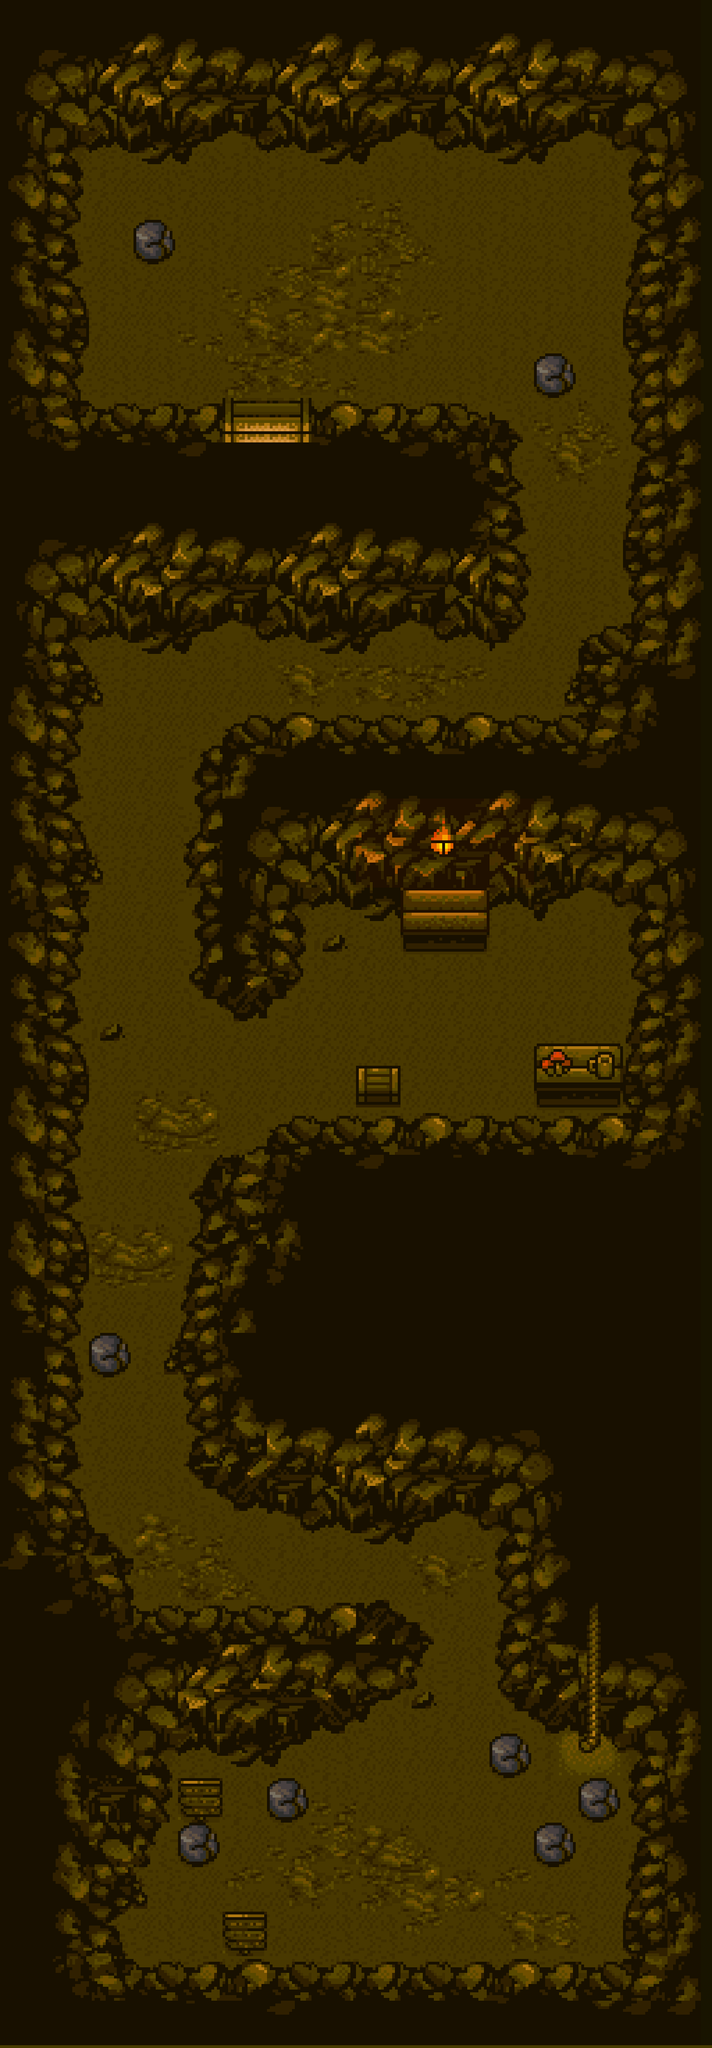

This is a level from a 2D game, rendered from its Tiled map with the project's own tilesets. A one-line summary and the map file follow, with tile-layer data summarised:
An orthogonal 64x184 tile map with 20x20 px tiles, 2 tile layers (background, blocked) and 3 objects.

<map version="1.4" tiledversion="1.4.2" orientation="orthogonal" renderorder="right-down" width="64" height="184" tilewidth="20" tileheight="20" infinite="0" nextlayerid="4" nextobjectid="6">
 <editorsettings>
  <export target="farm-underground-20px..json" format="json" />
 </editorsettings>
 <tileset firstgid="1" source="farm-underground-tileset-20px.tsx" />
 <layer id="1" name="background" width="64" height="184" locked="1">
  <data>[11776 cells, 4688 non-empty, 4688 distinct tile ids]</data>
 </layer>
 <layer id="2" name="blocked" width="64" height="184">
  <data>[11776 cells, 7088 non-empty, 7088 distinct tile ids]</data>
 </layer>
 <objectgroup id="3" name="exits">
  <object id="2" x="401.098" y="756.237" width="158.171" height="21.4874" />
  <object id="4" x="1041.17" y="3060.14" width="58.058" height="19.3527" />
  <object id="5" x="-173.145" y="1929.33" width="3.53357" />
 </objectgroup>
</map>
